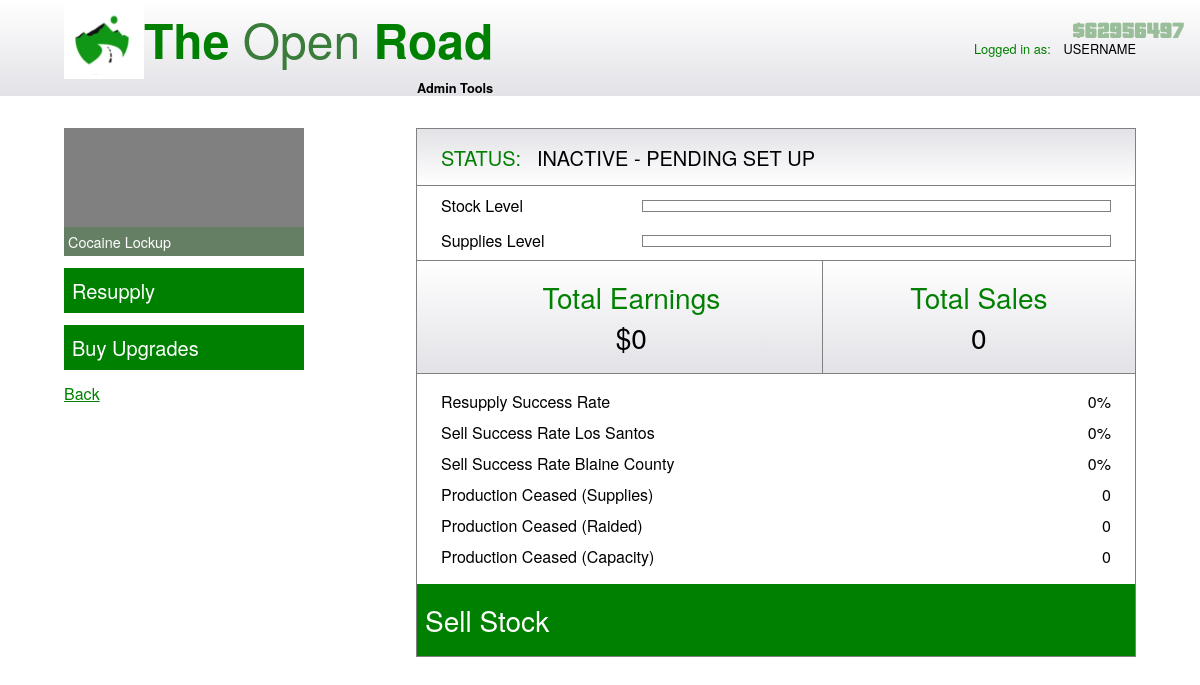
The app's page /business_management/24/24, older data.
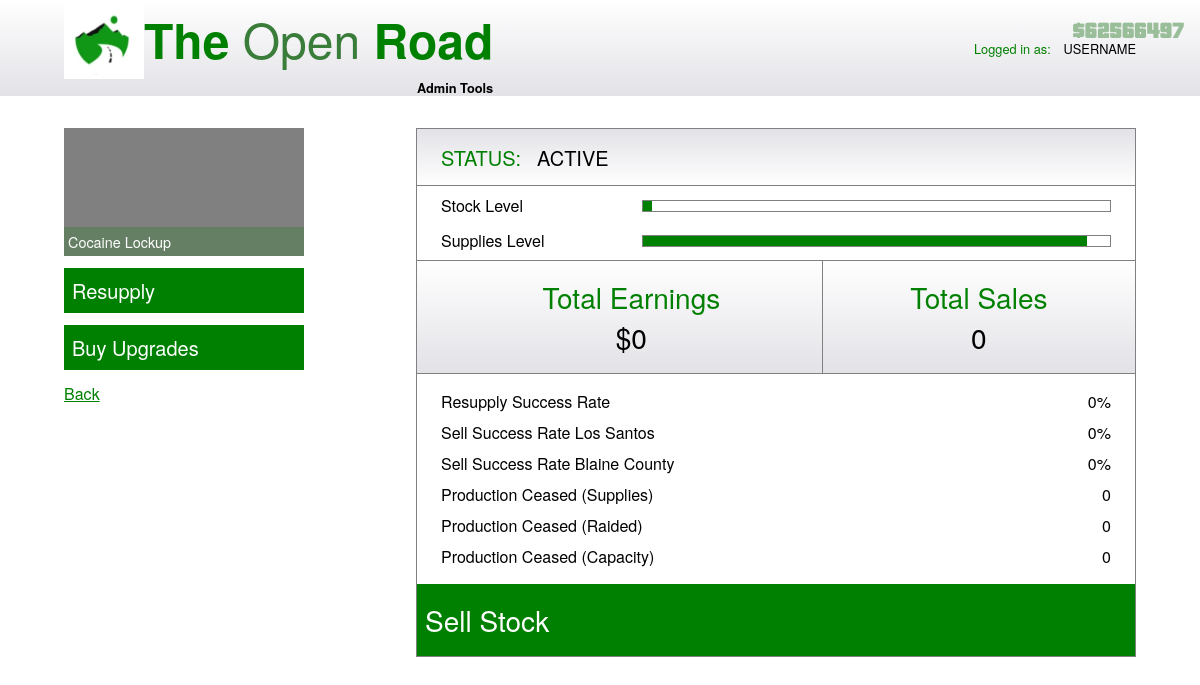
The same page, newer data.
### app/database/create_db.py (models this page shows)
class BusinessType(db.Model):
	__tablename__ = "business_types"
	id = db.Column(db.Integer, primary_key=True, autoincrement=True)
	type_name = db.Column(db.String(67), unique=True, nullable=False)
	production_time = db.Column(db.Integer, nullable=False) # Time taken for one stock unit
	stock_value = db.Column(db.Integer, nullable=False) # Value of one stock unit
	supply_usage = db.Column(db.Float, nullable=False) # Supplies used for one stock unit
	equipment_upgrade_price = db.Column(db.Integer, nullable=False)
	equipment_upgrade_description = db.Column(db.String(670), default="No description.")
	staff_upgrade_price = db.Column(db.Integer, nullable=False)
	staff_upgrade_description = db.Column(db.String(670), default="No description.")
	security_upgrade_price = db.Column(db.Integer, nullable=False)
	security_upgrade_description = db.Column(db.String(670), default="No description")
	business = db.relationship("Business", backref="businesstype")

class OwnedBusiness(db.Model):
	__tablename__ = "owned_businesses"
	id = db.Column(db.Integer, primary_key=True, autoincrement=True)
	status = db.Column(db.String(67), default="INACTIVE - PENDING SET UP")
	stock_level = db.Column(db.Integer, default=0)
	sale_started = db.Column(db.Boolean, default=False)
	sale_finish_time = db.Column(db.Integer, default=int(datetime.now().timestamp()))
	sale_distance = db.Column(db.String(5), default="67") # close / far
	sale_location = db.Column(db.String(13), default="67") # Los Santos / Blaine County
	supplies_level = db.Column(db.Integer, default=0)
	supplies_bought = db.Column(db.Boolean, default=False)
	supply_arrive_time = db.Column(db.Integer, default=int(datetime.now().timestamp()))
	setup_finish_time = db.Column(db.Integer, default=int(datetime.now().timestamp()))
	setup_started = db.Column(db.Boolean, default=False)
	total_earnings = db.Column(db.Integer, default=0)
	total_sales = db.Column(db.Integer, default=0)
	total_resupplies = db.Column(db.Integer, default=0)
	successful_resupplies = db.Column(db.Integer, default=0)
	total_los_santos_sales = db.Column(db.Integer, default=0)
	successful_los_santos_sales = db.Column(db.Integer, default=0)
	total_blaine_county_sales = db.Column(db.Integer, default=0)
	successful_blaine_county_sales = db.Column(db.Integer, default=0)
	production_ceased_supplies = db.Column(db.Integer, default=0)
	production_ceased_raided = db.Column(db.Integer, default=0)
	production_ceased_capacity = db.Column(db.Integer, default=0)
	equipment_upgrade_bought = db.Column(db.Boolean, default=False)
	staff_upgrade_bought = db.Column(db.Boolean, default=False)
	security_upgrade_bought = db.Column(db.Boolean, default=False)
	business_id = db.Column(db.Integer, db.ForeignKey("businesses.id"), nullable=False)
	user_id = db.Column(db.Integer, db.ForeignKey("users.id"), nullable=False)

class User(db.Model):
	__tablename__ = "users"
	id = db.Column(db.Integer, primary_key=True, autoincrement=True)
	username = db.Column(db.String(67), unique=True, nullable=False)
	password_hash = db.Column(db.Integer, nullable=False)
	money = db.Column(db.Integer, default=670000) # Start with $670,000
	last_login_time = db.Column(db.Integer, default=int(datetime.now().timestamp()))
	owned_business = db.relationship("OwnedBusiness", backref="user")

### app/routes/business_management.py (the view, shortened to what this page needs)
@business_management_bp.route("/business_management/<int:user_id>/<int:owned_business_id>", methods=["GET", "POST"])
def business_management(user_id: int, owned_business_id: int):
	form = BusinessManagementForm()
	service = BusinessManagementService(owned_business_id, user_id)
	summary_data = service.get_summary_data()
	upgrades_data = service.get_upgrades_data()
	money = service.get_money_amount()
	if not form.validate_on_submit():
		return render_template("business_management.html", form=form, id=user_id, summary_data=summary_data, upgrades_data=upgrades_data, button_clicked="", owned_business_id=owned_business_id, money=money)

### app/database/select_db.py (called while the page is built)
	@staticmethod
	def select_user_money(user_id: int) -> int:
		user = User.query.filter(User.id == user_id).first()
		if user is None:
			return -1
		return user.money

### app/services/business_management.py (called while the page is built)
	def get_summary_data(self) -> dict:
		return Select.select_summary_data(self.owned_business_id)

	def get_upgrades_data(self) -> dict:
		self.upgrades_data = Select.select_upgrades_data(self.owned_business_id)
		return self.upgrades_data

	def get_money_amount(self) -> int:
		return Select.select_user_money(self.user_id)

### app/templates/business_management.html (shortened to what this page needs)
{% extends "base.html" %}
{% block style %}
<link rel="stylesheet" href="{{ url_for('static', filename='css/business_management.css') }}"/>
{% endblock %}
{% block body %}
<header>
	<div id="header-div">
		<div id="logo-div">
			<div id="top-div">
				<img id="logo-image" src="{{ url_for('static', filename='images/TheOpenRoad.png') }}"/>
				<h1><b>The</b> Open <b>Road</b></h1>
			</div>
			<p id="admin">Admin Tools</p>
		</div>
		<div id="logged-in">
			<p class="green">Logged in as:</p> <p id="username">USERNAME</p>
		</div>
	</div>
</header>
<main>
	<div id="left-div">
		<div id="image-div">
			<div class="placeholder"></div>
			<p id="type">{{ summary_data.type }}</p>
		</div>
		<h3 id="resupply" class="button">Resupply</h3>
		<h3 id="buy-upgrades" class="button">Buy Upgrades</h3>
		<h4 class="green" id="back-h4"><a href="/home/{{ id }}" class="green" id="back">Back</a></h4>
	</div>
	<div id="right-div">
		<div class="gradient-bg right-container" id="status-div">
			<h3 class="green" id="status">STATUS:</h3>
			<h3>{{ summary_data.status }}</h3>
		</div>
		<div class="right-container" id="bar-container-div">
			<div class="bar-div" id="stock-div">
				<h4>Stock Level</h4>
				<div class="bar-container">
					<div class="bar" id="stock"></div>
				</div>
			</div>
			<div class="bar-div">
				<h4>Supplies Level</h4>
				<div class="bar-container">
					<div class="bar" id="supplies"></div>
				</div>
			</div>
		</div>
		<div id="earnings-sales-div" class="gradient-bg right-container">
			<div id="earnings-div">
				<h2 class="green">Total Earnings</h2>
				<h2>${{ summary_data.total_earnings }}</h2>
			</div>
			<div id="sales-div">
				<h2 class="green">Total Sales</h2>
				<h2>{{ summary_data.total_sales }}</h2>
			</div>
		</div>
		<div id="summary-div" class="right-container">
			<div class="summary-row">
				<h4>Resupply Success Rate</h4>
				<h4>{{ summary_data.resupply_success_rate }}%</h4>
			</div>
			<div class="summary-row">
				<h4>Sell Success Rate Los Santos</h4>
				<h4>{{ summary_data.sell_success_rate_los_santos }}%</h4>
			</div>
			<div class="summary-row">
				<h4>Sell Success Rate Blaine County</h4>
				<h4>{{ summary_data.sell_success_rate_blaine_county }}%</h4>
			</div>
			<div class="summary-row">
				<h4>Production Ceased (Supplies)</h4>
				<h4>{{ summary_data.production_ceased_supplies }}</h4>
			</div>
			<div class="summary-row">
				<h4>Production Ceased (Raided)</h4>
				<h4>{{ summary_data.production_ceased_raided }}</h4>
			</div>
			<div class="summary-row">
				<h4>Production Ceased (Capacity)</h4>
				<h4>{{ summary_data.production_ceased_capacity }}</h4>
			</div>
		</div>
		<h2 class="button" id="sell-button">Sell Stock</h2>
	</div>
</main>
{% endblock %}

### app/templates/base.html (shortened to what this page needs)
<!DOCTYPE html>
<html>
	<head>
		{% block style %}{% endblock %}
	</head>
	<body>
		{% block body %}{% endblock %}
	</body>
	<p id="money">${{ money }}</p>
</html>

### app/static/css/business_management.css (style rules this page uses)
:root { --dark-green: #3a7c39; --light-green: #489247; --clear-green: #3a7c3967; --clear-grey: rgba(65, 64, 64, 0.523); }
* { margin: 0; padding: 0; box-sizing: border-box; }
html, body { width: 100%; overflow-x: hidden; height: 100vh; background: white; font-family: "Helvetica Neue", Helvetica, Arial, sans-serif; display: flex; flex-direction: column; }
h1 { color: var(--dark-green); font-size: 3rem; font-weight: 300; }
b { font-weight: 550; color: green; }
h2 { font-size: 1.75rem; font-weight: normal; }
h3 { font-size: 1.25rem; font-weight: normal; width: fit-content; }
h4 { font-weight: normal; }
#logged-in { display: flex; justify-content: flex-start; align-items: center; font-size: 0.8rem; }
#username { margin-left: 0.8rem; }
#admin { font-weight: 600; font-size: 0.8rem; }
.green { color: green; }
#back-h4 { display: flex; text-align: left; width: 100%; }
header { display: flex; align-items: center; justify-content: center; height: 6rem; min-height: 6rem; width: 100%; background: linear-gradient(to bottom, #ffffff 0%, #e2e2e7 100%); }
#header-div { height: 100%; width: 67rem; display: flex; align-items: center; justify-content: space-between; }
#logo-div { display: flex; justify-content: center; align-items: flex-end; flex-direction: column; }
#top-div { display: flex; align-items: center; }
#logo-image { width: 5rem; height: 5rem; }
main { margin-top: 2rem; width: 67rem; align-self: center; display: flex; justify-content: space-between; }
#left-div { display: flex; flex-direction: column; align-items: center; width: 15rem; }
#image-div { height: 8rem; width: 100%; position: relative; margin-bottom: 0.75rem; }
.placeholder { width: 100%; height: 100%; background-color: grey; }
#type { position: absolute; bottom: 0; left: 0; right: 0; background-color: var(--clear-green); color: white; padding: 0.25rem; text-align: left; font-size: 0.9rem; }
.button { width: 100%; padding: 0.5rem; color: white; background-color: green; cursor: pointer; }
#left-div h3 { margin-bottom: 0.75rem; }
#right-div { width: 45rem; border: 1px solid grey; }
.right-container { width: 100%; display: flex; flex-direction: column; justify-content: center; border-top: 1px solid grey; padding-left: 1.5rem; }
.gradient-bg { background: linear-gradient(to top, #ffffff 0%, #e2e2e7 100%); }
#status-div { height: 3.5rem; padding: 1.5rem; border-top: none; display: flex; flex-direction: row; justify-content: flex-start; align-items: center; }
#status { margin-right: 1rem; }
#bar-container-div { padding-top: 0.5rem; padding-bottom: 0.5rem; padding-right: 1.5rem; }
#stock-div { margin-bottom: 0.75rem; }
.bar-div { width: 100%; display: flex; align-items: center; justify-content: space-between; }
.bar-container { border: 1px solid grey; width: 70%; height: 0.75rem; }
.bar { height: 100%; width: 67%; background-color: green; }
#earnings-sales-div { background: linear-gradient(to bottom, #ffffff 0%, #e2e2e7 100%); display: flex; flex-direction: row; align-items: center; }
#earnings-div, #sales-div { display: flex; flex-direction: column; align-items: center; justify-content: center; padding-top: 1rem; padding-bottom: 1rem; }
#earnings-div { width: 55%; border-right: 1px solid grey; }
#sales-div { width: 45%; }
#summary-div { padding-top: 1rem; padding-bottom: 0.5rem; padding-right: 1.5rem; }
.summary-row { width: 100%; display: flex; align-items: center; justify-content: space-between; margin-bottom: 0.5rem; }
#sell-button { padding-top: 1rem; padding-bottom: 1rem; }
#money { position: fixed; right: 1rem; top: 1rem; z-index: 99999; display: flex; justify-content: center; align-items: center; font-size: 1.5rem; color: rgb(154, 190, 154); font-family: 'Pricedown', sans-serif; }

Row changes from the older to the newer data that the page shows:
changed OwnedBusiness: status "INACTIVE - PENDING SET UP" → "ACTIVE"
changed User: money "62956497" → "62566497"
